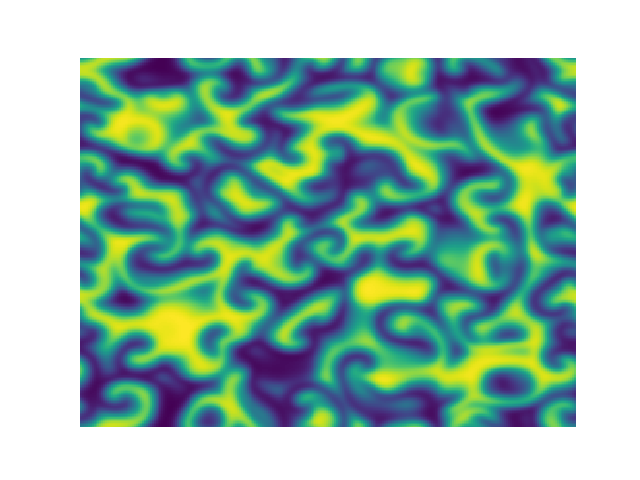
#> input picture Python/images/cgle_image_exp3.png, 640 x 480 px; its folder holds only this picture in this run
$ python -i CGLE2d_time.py   (imports and definitions only)
#> lines starting #> are read from the running program, lines starting #| are printed output that depends on the picture
import numpy as np
from numpy.fft import fft2, ifft2
import matplotlib.pyplot as plt
from matplotlib.animation import FuncAnimation
import time

N = 256
length = 125

x = length*np.array([i for i in range(-int(N/2), int(N/2))])/N
y = length*np.array([i for i in range(-int(N/2), int(N/2))])/N
X, Y = np.meshgrid(x, y)

#U = np.exp(-((X-0)**2 + (Y-0)**2))# + np.exp(-((X+20)**2 + (Y+0)**2))
#U = np.exp(U) - 1
#U = np.cos(np.sqrt(X*X + Y*Y))
U = np.ones(np.shape(X))

V = fft2(U)
alpha = -0.5
beta = 10
sigma = 1.6
omega = 0.6 * np.exp(-(X*X+Y*Y)/(2*sigma*sigma)) + 1

h = 1/4

bk = [i for i in range(0, int(N/2))]
bk[len(bk):] = [0]
bk[len(bk):] = [i for i in range(int(-N/2) + 1, 0)]
bk = np.array(bk)
kx, ky = np.meshgrid(np.array(bk)*2*np.pi/length, np.array(bk)*2*np.pi/length)
#kx = np.array(bk)/16
#ky = np.array(bk)/16


L = -(kx*kx + ky*ky) * (1 + 1j*beta)

E = np.exp(h*L)
E2 = np.exp(h*L/2)

M = 16

# [2 lines not run here, left out]
L = np.reshape(L, len(bk)*len(bk))

r = np.exp(1j * np.pi * ((np.array([i for i in range(1, M+1)]))-0.5)/M)

newL = np.array([L for i in range(0,M)])
newL = np.transpose(newL)
newr = np.array([r for i in range(0, N*N)])
LR = h*newL + newr
LR = np.array(LR)

# [3 lines not run here, left out]


tQ = (np.exp(LR/2) - 1)/LR
Q = h*np.mean(tQ, axis=1).real

tf1 = (-4-LR+np.exp(LR)*(4-3*LR+LR**2))/(LR**3)
f1 = h*np.mean(tf1, axis=1).real

tf2 = (2+LR+np.exp(LR)*(-2+LR))/(LR**3)
f2 = h*np.mean(tf2, axis=1).real

tf3 = (-4-3*LR-LR**2+np.exp(LR)*(4-LR))/(LR**3)
f3 = h*np.mean(tf3, axis=1).real

size = len(bk)
Q = np.reshape(Q, (size, size))
f1 = np.reshape(f1, (size, size))
f2 = np.reshape(f2, (size, size))
f3 = np.reshape(f3, (size, size))
L = np.reshape(L, (size, size))


fig, ax = plt.subplots()
# [1 line not run here, left out]
plot = ax.imshow(U)

def init():
    return plot

t = time.time()
count = 0
def animate(i):
    global Z, V, U, E2, Q, E, f1, f2, f3, t, count, alpha, omega

    t0 = time.time()
    count += 1
    print(t - t0, '\t', count)
    t = t0


    Nv = fft2((1 - 1j*omega) * ifft2(V) - (1 + 1j*alpha)*ifft2(V)*abs(ifft2(V))**2)
    a = E2*V + Q*Nv
    Na = fft2((1 - 1j*omega) * ifft2(a) - (1 + 1j*alpha)*ifft2(a)*abs(ifft2(a))**2)
    b = E2*V + Q*Na
    Nb = fft2((1 - 1j*omega) * ifft2(b) - (1 + 1j*alpha)*ifft2(b)*abs(ifft2(b))**2)
    c = E2*a + Q*(2*Nb-Nv)
    Nc = fft2((1 - 1j*omega) * ifft2(c) - (1 + 1j*alpha)*ifft2(c)*abs(ifft2(c))**2)
    V = E*V + Nv*f1 + 2*(Na+Nb)*f2 + Nc*f3
    U = ifft2(V).real

    plot = ax.imshow(U)
    return plot

anim = FuncAnimation(fig, animate, init_func=init, blit=False, save_count=500, cache_frame_data=False)
# [1 line not run here, left out]
#plt.show()

>>> import cv2
>>> picture = cv2.imread('images/cgle_image_exp3.png', cv2.IMREAD_GRAYSCALE)
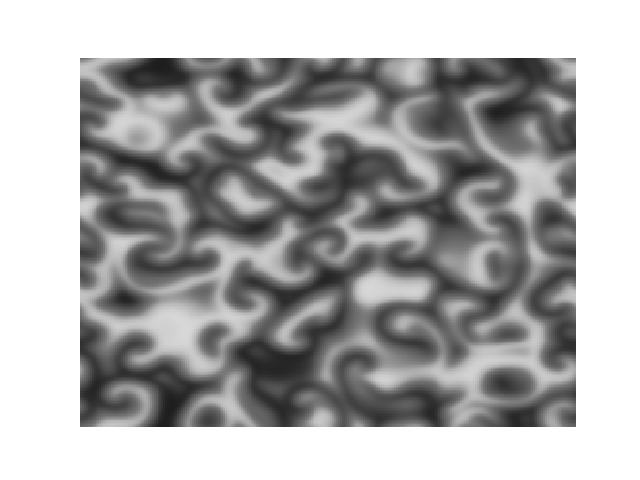
#> picture: shape (480, 640); min 30, max 255, mean 173.4
>>> result = animate(picture)
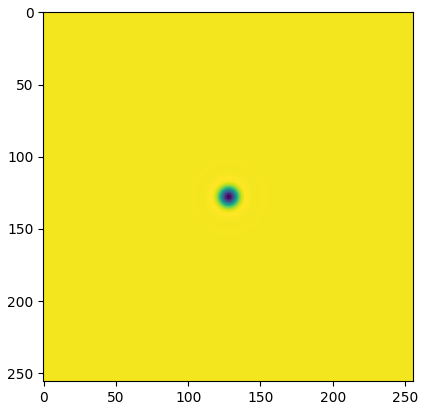
#> figure drawn by matplotlib, 1 panel

$ run again, on Python/images/cgle_image_exp4.png
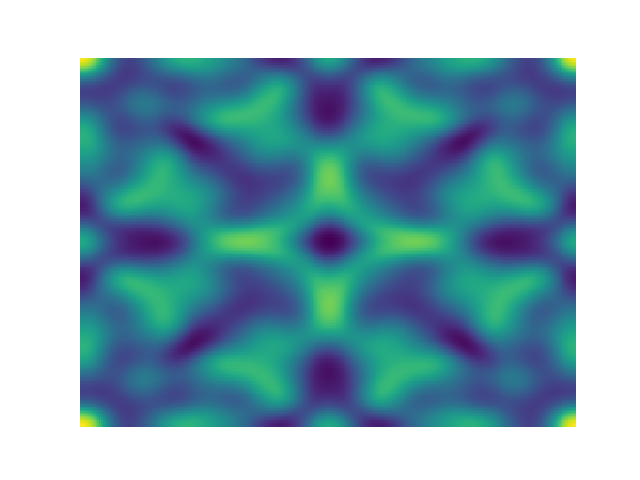
#> input picture Python/images/cgle_image_exp4.png, 640 x 480 px
#> `picture = cv2.imread('images/cgle_image_exp3.png', cv2.IMREAD_GRAYSCALE)`:
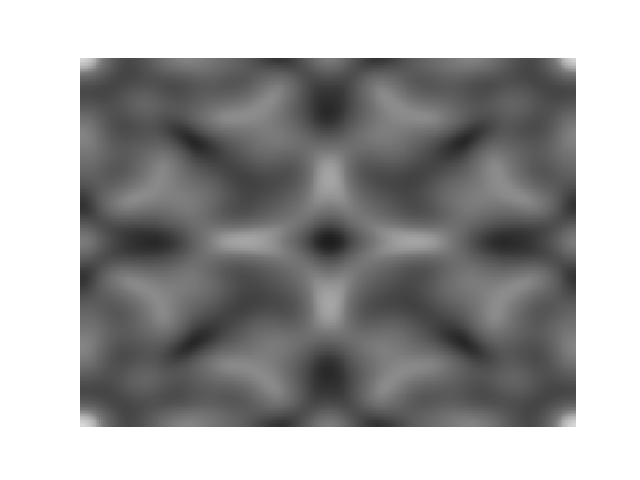
#> picture: shape (480, 640); min 30, max 255, mean 161

$ run again, on Python/images/cgle_image_exppost.png
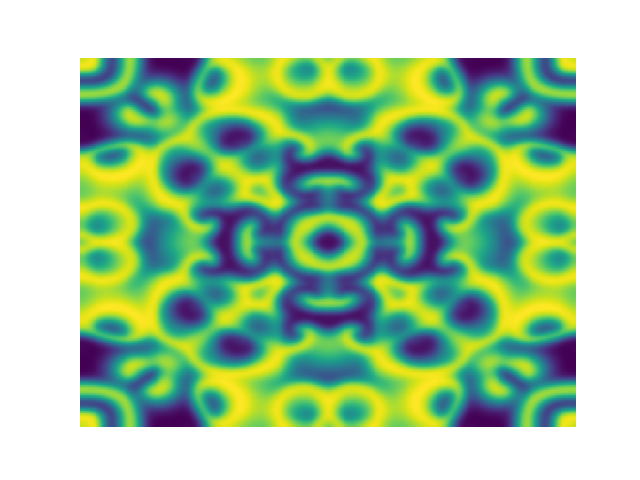
#> input picture Python/images/cgle_image_exppost.png, 640 x 480 px
#> `picture = cv2.imread('images/cgle_image_exp3.png', cv2.IMREAD_GRAYSCALE)`:
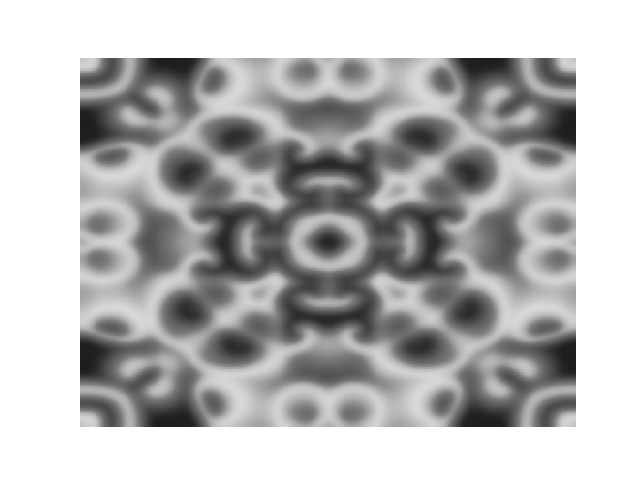
#> picture: shape (480, 640); min 30, max 255, mean 184.7

$ run again, on Python/images/cgle_spacetime_exp1.png
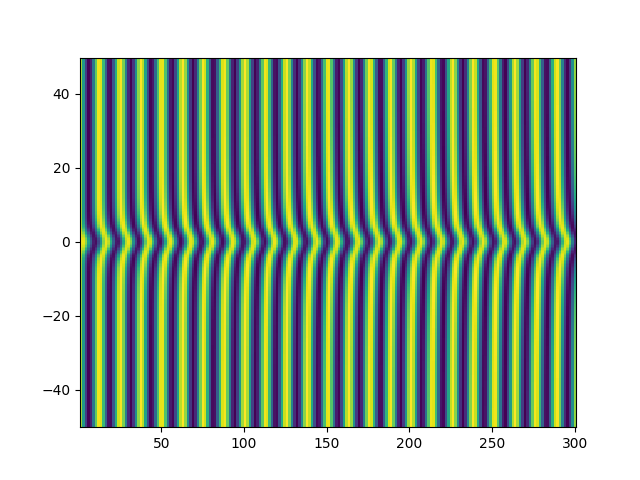
#> input picture Python/images/cgle_spacetime_exp1.png, 640 x 480 px
#> `picture = cv2.imread('images/cgle_image_exp3.png', cv2.IMREAD_GRAYSCALE)`:
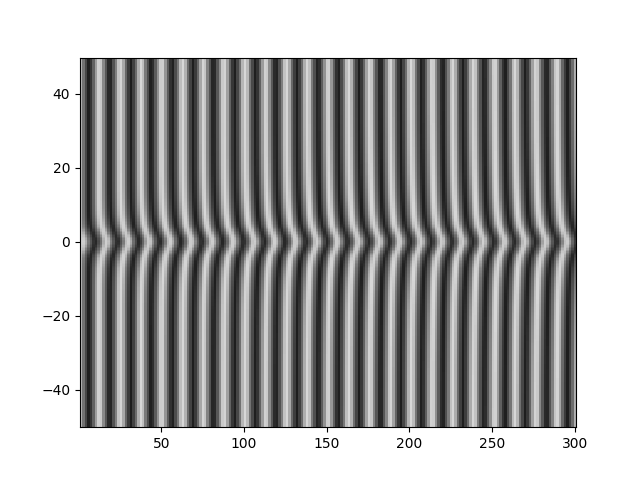
#> picture: shape (480, 640); min 0, max 255, mean 171.5
